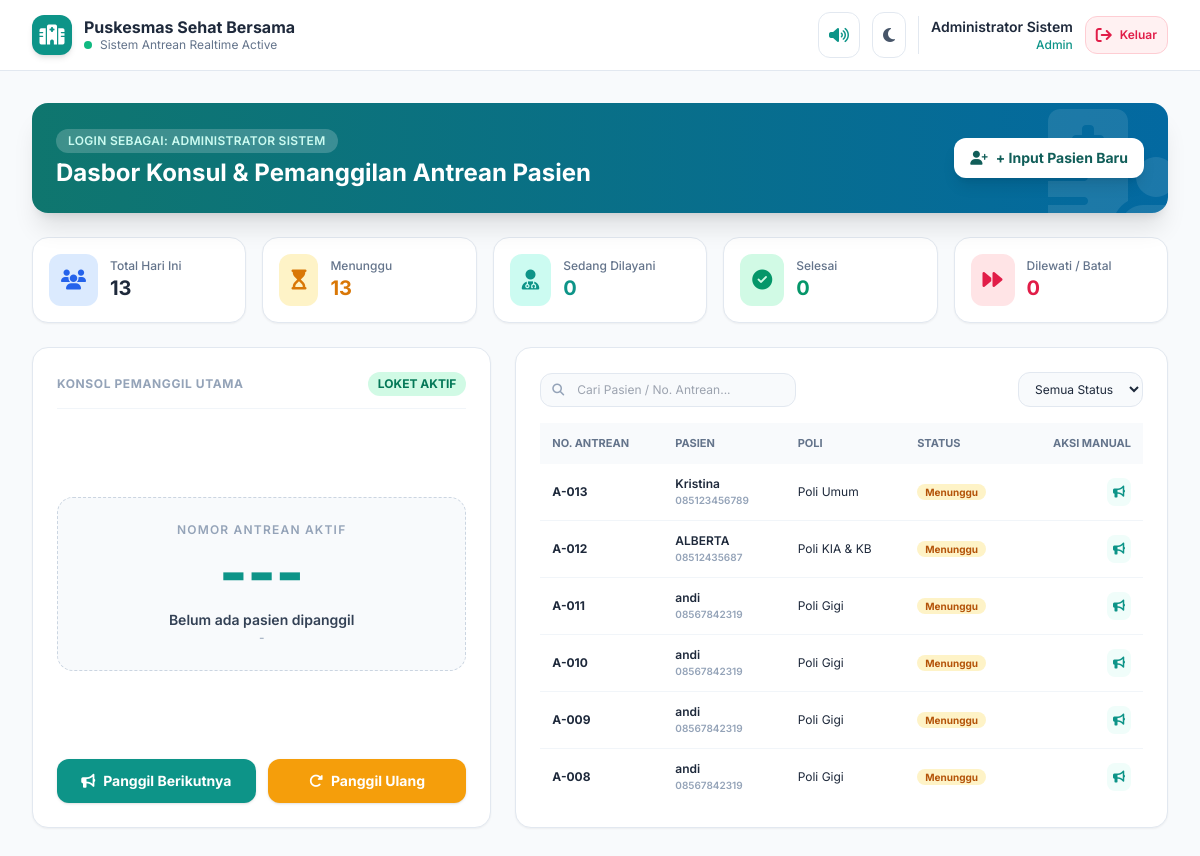
Page /dashboard.php (signed in) on the committed database.
### tables this page shows
CREATE TABLE `antrean` (
  `id_antrean` bigint UNSIGNED NOT NULL,
  `nomor_tiket` varchar(15) NOT NULL,
  `angka_antrean` int UNSIGNED NOT NULL,
  `id_pasien` int UNSIGNED NOT NULL,
  `id_poli` int UNSIGNED NOT NULL,
  `tanggal_kunjungan` date NOT NULL,
  `tipe_pendaftaran` enum('online','walk_in') NOT NULL DEFAULT 'online',
  `status_antrean` enum('menunggu','dipanggil','dilayani','selesai','dilewati','batal') NOT NULL DEFAULT 'menunggu',
  `waktu_daftar` timestamp NULL DEFAULT CURRENT_TIMESTAMP,
  `waktu_panggil` timestamp NULL DEFAULT NULL,
  `waktu_mulai_layani` timestamp NULL DEFAULT NULL,
  `waktu_selesai` timestamp NULL DEFAULT NULL,
  `id_petugas_pemanggil` int UNSIGNED DEFAULT NULL
);

CREATE TABLE `pasien` (
  `id_pasien` int UNSIGNED NOT NULL,
  `nik` char(16) DEFAULT NULL,
  `nama_lengkap` varchar(100) NOT NULL,
  `no_telepon` varchar(15) NOT NULL,
  `alamat` text,
  `created_at` timestamp NULL DEFAULT CURRENT_TIMESTAMP
);

CREATE TABLE `poli` (
  `id_poli` int UNSIGNED NOT NULL,
  `kode_poli` varchar(10) NOT NULL,
  `nama_poli` varchar(100) NOT NULL,
  `prefix_antrean` char(2) NOT NULL,
  `kuota_harian` int UNSIGNED NOT NULL DEFAULT '50',
  `status_aktif` enum('buka','tutup') NOT NULL DEFAULT 'buka',
  `created_at` timestamp NULL DEFAULT CURRENT_TIMESTAMP,
  `updated_at` timestamp NULL DEFAULT CURRENT_TIMESTAMP ON UPDATE CURRENT_TIMESTAMP
);

### dashboard.php (the view, shortened to what the rows shown need)
<?php
require_once 'config/database.php';
$stmtAntrean =$pdo->prepare("
    SELECT a.*, p.nama_lengkap, p.no_telepon, po.nama_poli
    FROM antrean a
    JOIN pasien p ON a.id_pasien = p.id_pasien
    JOIN poli po ON a.id_poli = po.id_poli
    ORDER BY a.id_antrean DESC
");
$stmtAntrean->execute();
$dataAntreanDB =$stmtAntrean->fetchAll(PDO::FETCH_ASSOC);
?>
<!DOCTYPE html>
<html lang="id" class="h-full">
<head>
    <script src="https://cdn.tailwindcss.com"></script>
    <link rel="stylesheet" href="https://cdnjs.cloudflare.com/ajax/libs/font-awesome/6.4.0/css/all.min.css">
</head>
<body class="bg-slate-50 text-slate-800 dark:bg-slate-900 dark:text-slate-100 min-h-full transition-colors duration-200">
    <div id="app" class="min-h-screen flex flex-col">
        <header class="sticky top-0 z-30 bg-white/90 dark:bg-slate-800/90 backdrop-blur border-b border-slate-200 dark:border-slate-700 px-4 lg:px-8 py-3 flex items-center justify-between">
            <div class="flex items-center space-x-3">
                <div>
                    <h2 class="font-bold text-slate-800 dark:text-white leading-tight">Puskesmas Sehat Bersama</h2>
                </div>
            </div>
        </header>
        <main class="flex-1 p-4 lg:p-8 space-y-6 max-w-7xl w-full mx-auto">
            <div class="flex flex-col md:flex-row md:items-center justify-between bg-gradient-to-r from-teal-700 to-clinical-700 text-white rounded-2xl p-4 md:p-6 shadow-xl relative overflow-hidden">
                <div class="relative z-10 space-y-1">
                    <h1 class="text-xl md:text-2xl font-bold">Dasbor Konsul & Pemanggilan Antrean Pasien</h1>
                </div>
            </div>
            <div class="grid grid-cols-1 lg:grid-cols-12 gap-6">
                <div class="lg:col-span-5 bg-white dark:bg-slate-800 rounded-2xl border border-slate-200 dark:border-slate-700 p-6 shadow-sm flex flex-col justify-between space-y-6">
                    <div class="text-center py-6 bg-slate-50 dark:bg-slate-900/60 rounded-2xl border border-dashed border-slate-300 dark:border-slate-700">
                        <h2 id="displayQueueNum" class="text-5xl lg:text-6xl font-extrabold text-teal-600">---</h2>
                    </div>
                </div>
                <div class="lg:col-span-7 bg-white dark:bg-slate-800 rounded-2xl border border-slate-200 dark:border-slate-700 p-6 shadow-sm flex flex-col justify-between space-y-4">
                    <div class="overflow-x-auto flex-1 max-h-[380px] overflow-y-auto">
                        <table class="w-full text-left border-collapse">
                            <thead class="bg-slate-50 dark:bg-slate-900/80 sticky top-0 text-[11px] font-bold text-slate-500 uppercase">
                                <tr>
                                    <th class="py-3 px-3">No. Antrean</th>
                                    <th class="py-3 px-3">Pasien</th>
                                    <th class="py-3 px-3">Poli</th>
                                    <th class="py-3 px-3">Status</th>
                                    <th class="py-3 px-3 text-right">Aksi Manual</th>
                                </tr>
                            </thead>
                            <tbody id="queueTableBody" class="divide-y divide-slate-100 dark:divide-slate-700 text-xs">
                                <?php if (empty($dataAntreanDB)): ?>
                                    <tr><td colspan="5" class="py-4 text-center text-slate-400">Belum ada data antrean.</td></tr>
                                <?php else: ?>
                                    <?php foreach ($dataAntreanDB as$row): ?>
                                        <?php
                                            $st = strtolower($row['status'] ?? $row['status_antrean'] ?? 'menunggu');
                                            $nomor =$row['nomor_antrean'] ?? $row['no_antrean'] ?? $row['kode_antrean'] ?? $row['tiket'] ?? $row['nomor'] ?? $row['no_tiket'] ?? ('A-' . str_pad($row['id_antrean'] ?? 1, 3, '0', STR_PAD_LEFT));
                                            $nama =$row['nama_lengkap'] ?? '-';
                                            $telepon =$row['no_telepon'] ?? '-';
                                            $poli =$row['nama_poli'] ?? '-';
                                        ?>
                                        <tr class="queue-row" data-status="<?php echo $st; ?>" data-search="<?php echo strtolower(htmlspecialchars($nomor . ' ' .$nama)); ?>">
                                            <td class="py-3 px-3 font-bold text-slate-800 dark:text-white"><?php echo htmlspecialchars($nomor); ?></td>
                                            <td class="py-3 px-3 font-semibold">
                                                <?php echo htmlspecialchars($nama); ?><br>
                                                <span class="text-[10px] text-slate-400"><?php echo htmlspecialchars($telepon); ?></span>
                                            </td>
                                            <td class="py-3 px-3"><?php echo htmlspecialchars($poli); ?></td>
                                            <td class="py-3 px-3">
                                                <?php
                                                    $badge = "bg-amber-100 text-amber-700";
                                                ?>
                                                <span class="px-2 py-0.5 rounded-full text-[10px] font-bold <?php echo $badge; ?>"><?php echo ucfirst($st); ?></span>
                                            </td>
                                            <td class="py-3 px-3 text-right">
                                                <button onclick="panggilPasien('<?php echo htmlspecialchars($nomor); ?>', '<?php echo htmlspecialchars($nama); ?>', '<?php echo htmlspecialchars($poli); ?>')" class="p-1.5 rounded-lg bg-teal-50 text-teal-600 hover:bg-teal-100" title="Panggil">
                                                    <i class="fa-solid fa-bullhorn text-xs"></i>
                                                </button>
                                            </td>
                                        </tr>
                                    <?php endforeach; ?>
                                <?php endif; ?>
                            </tbody>
                        </table>
                    </div>
                </div>
            </div>
        </main>
    </div>
</body>
</html>

### rows in the picture
antrean: id_antrean "A-013", id_pasien.nama_lengkap "Kristina", id_pasien.no_telepon "085123456789", id_poli.nama_poli "Poli Umum", status_antrean "Menunggu"
antrean: id_antrean "A-012", id_pasien.nama_lengkap "ALBERTA", id_pasien.no_telepon "08512435687", id_poli.nama_poli "Poli KIA & KB", status_antrean "Menunggu"
antrean: id_antrean "A-011", id_pasien.nama_lengkap "andi", id_pasien.no_telepon "08567842319", id_poli.nama_poli "Poli Gigi", status_antrean "Menunggu"
antrean: id_antrean "A-010", id_pasien.nama_lengkap "andi", id_pasien.no_telepon "08567842319", id_poli.nama_poli "Poli Gigi", status_antrean "Menunggu"
antrean: id_antrean "A-009", id_pasien.nama_lengkap "andi", id_pasien.no_telepon "08567842319", id_poli.nama_poli "Poli Gigi", status_antrean "Menunggu"
antrean: id_antrean "A-008", id_pasien.nama_lengkap "andi", id_pasien.no_telepon "08567842319", id_poli.nama_poli "Poli Gigi", status_antrean "Menunggu"

### other values in the picture
$_SESSION['nama_lengkap'] "Administrator Sistem"
$_SESSION['role'] "Admin"
$_SESSION['nama_lengkap'] "ADMINISTRATOR SISTEM"
$total_hari_ini "13"
$menunggu "13"
$dipanggil "0"
$selesai "0"
$dilewati "0"
